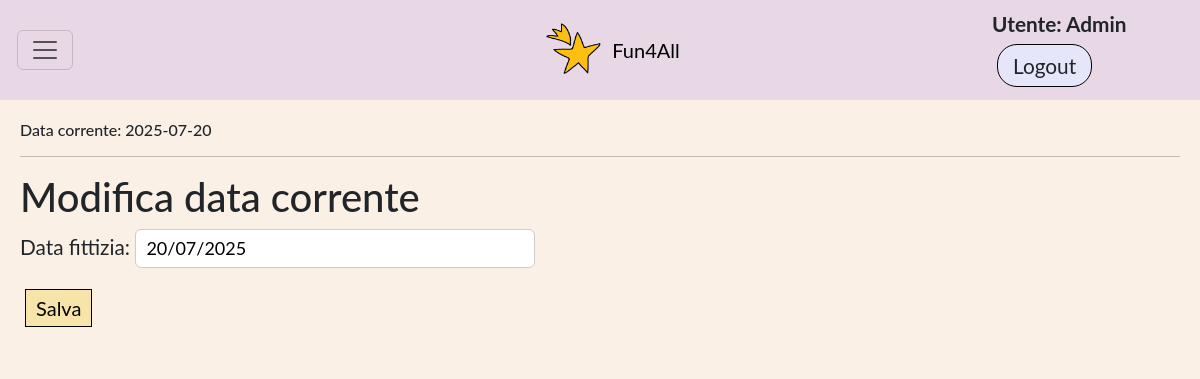
/datafittizia/ (signed in), run on an earlier commit of the app's database.
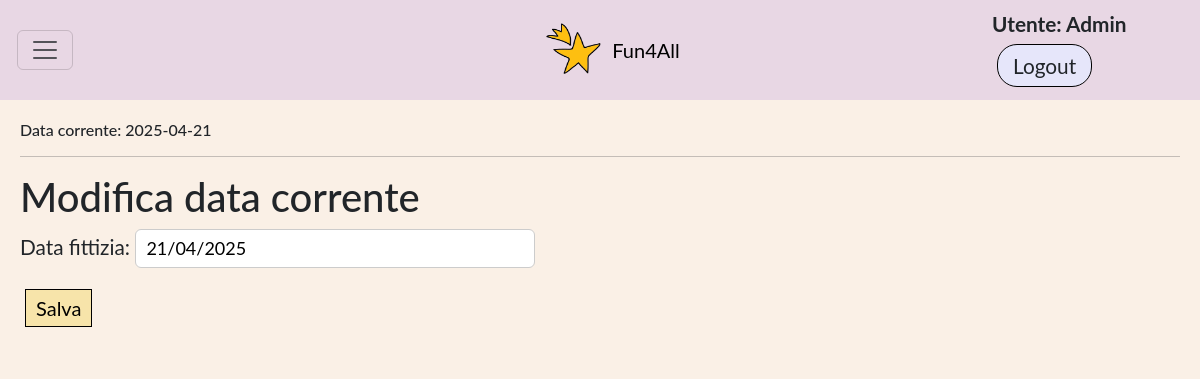
And on a later commit of the database.
### app_fun4all/models.py (models this page shows, shortened)
class DataFittizia(models.Model):
    data_fittizia = models.DateField(validators=[valida_data_2025])
    admin = models.ForeignKey(User, on_delete=models.SET_NULL, null=True, blank=True)
    def __str__(self):
        return f"Data corrente: {self.data_fittizia}"
    class Meta:
        verbose_name_plural = 'Data Fittizia'
        permissions = (('can_manage_data_fittizia', 'Can manage Data Fittizia'),)

### app_fun4all/views.py (the view)
# urls.py: path('datafittizia/', views.manage_data_fittizia, name='datafittizia'),
@login_required
@staff_member_required
def manage_data_fittizia(request,pk=None):
    data_fittizia = None
    if pk:
        data_fittizia = get_object_or_404(DataFittizia, pk=pk)
    if request.method == 'POST':
        form = ManageDataFittiziaForm(request.POST, instance=data_fittizia)
        if form.is_valid():
            data_fittizia = form.save(commit=False)
            data_fittizia.pk = 1 # Forziamo l'uso di un singolo oggetto con pk=1
            data_fittizia.clean()
            data_fittizia.save()
            return HttpResponseRedirect(reverse('home'))
    else:
        try:
            data_fittizia = DataFittizia.objects.get(pk=1)
            form = ManageDataFittiziaForm(instance=data_fittizia)
        except DataFittizia.DoesNotExist:
            form = ManageDataFittiziaForm()
    return render(request, 'app_fun4all/manage_data_fittizia.html', {'form': form, 'data_fittizia': data_fittizia})

### app_fun4all/forms.py
class ManageDataFittiziaForm(forms.ModelForm):
    class Meta:
        model = DataFittizia
        fields = ['data_fittizia']

### app_fun4all/views.py (called while the page is built)
def data_corrente(request): #FBV che restituisce la data fittizia
    return { 'data_corrente': DataFittizia.objects.first() }

### app_fun4all/templates/app_fun4all/manage_data_fittizia.html (shortened to what this page needs)
{% extends 'base_generic.html' %}
{% block content %}
<h1>Modifica data corrente</h1>
    <form method="post">
        {{ form.as_p }}
        <button type="submit">Salva</button>
    </form>
{% endblock %}

### app_fun4all/templates/base_generic.html (shortened to what this page needs)
<!DOCTYPE html>
<html lang="en">
<head>
    {% load static %}
    <link rel="stylesheet" href="https://cdn.jsdelivr.net/npm/bootstrap@5.3.0/dist/css/bootstrap.min.css">
    <link rel="stylesheet" href="{% static 'css/style.css' %}">
    <link rel="stylesheet" href="{% static 'css/home_layout.css' %}">
</head>
<body>
    <div class="box">
        {% block sidebar %}
            <nav class="navbar" style="background-color:rgb(232, 215, 228)">
                <div class="container-fluid d-flex align-items-center">
                    <div class="col-2">
                        {% if user.is_authenticated %}
                            <button class="navbar-toggler"
                                    type="button"
                                    data-bs-toggle="collapse"
                                    data-bs-target="#funzionalita"
                                    aria-expanded="false"
                                    aria-controls="funzionalita"
                                    aria-label="Toggle navigation">
                                <span class="navbar-toggler-icon"></span>
                            </button>
                        {% endif %}
                    </div>
                    <div class="col-8 text-center">
                        <a class="navbar-brand" href="{% url 'home' %}" style="display:flex;align-items:center;justify-content:center;">
                        <img src="{% static 'images/favicon.png' %}" alt="Logo" width="60" height="54" class="d-inline-block align-text-top me-2">
                        Fun4All
                    </a>
                    </div>
                    <div class="col-2 text-end">
                        {% if user.is_authenticated %}
                        <div class="autent ">
                            <span style="margin-right: 15px; font-weight: bold;"> Utente: {{ user.get_username }}</span>
                            <form style="display:inline" method="post" action="{% url 'logout' %}?next={% url 'home' %}">
                                <button class="btn">Logout</button>
                            </form>
                        </div>
                         {% else %}
                        <div class="autent ">
                            <a class="btn" href="{% url 'resetlogin' request.path %}">Login</a>
                            <a class="btn" href="{% url 'signup' request.path %}">Signup</a>
                        </div>
                        {% endif %}
                    </div>
                </div>
            </nav>
        {% endblock %}
        <div class="contenuto-principale" id="main-content">
            <h6>{{ data_corrente }}</h6>
            <hr>
            {% block content %}{% endblock %}
        </div>
    </div>
</body>
</html>

What changed in the data, as far as the page shows it:
changed DataFittizia: data_fittizia "Data corrente: 2025-07-20" → "Data corrente: 2025-04-21"; data_fittizia "20/07/2025" → "21/04/2025"
